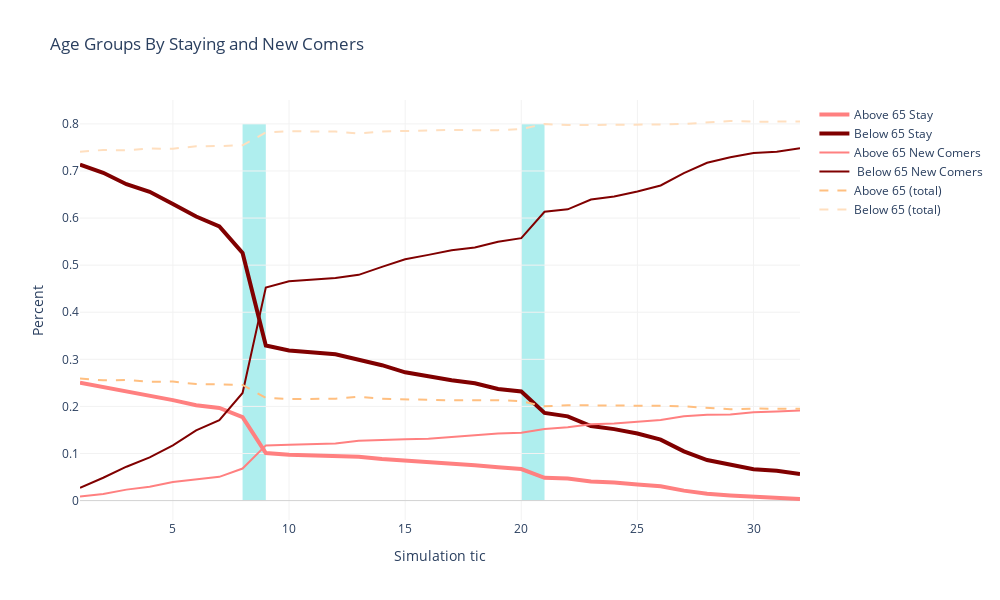

Notebook code cell kept with this figure:
### Code cell
#graph12[''rentStayCount','ownStayCount','rentNewCount','ownNewCount','ownCount','rentCount','TotalAgentsCount'']
fig = go.Figure()
for i in range(6):
    fig.add_trace(go.Scatter(
        x=graph13['tic'],
        y=graph13[percentList[i]],
        line=styleList[i],
        name=titlesList[i]
    ))



# fig.add_trace(go.Scatter(
#     x=graph12['tic'],
#     y=graph12['rentPercent'],
#     line=dict(dash='dash'),
#     name="Rent Average Percent"
# ))



fig.add_shape(type="rect",
    x0=8, y0=0,
    x1=9, y1=0.8,
    line=dict(
        color="LightSeaGreen",
        width=0,
    ),layer='below',
    fillcolor="PaleTurquoise",
)

fig.add_shape(type="rect",
    x0=20, y0=0,
    x1=21, y1=0.8,
    line=dict(
        color="LightSeaGreen",
        width=0,
    ),layer='below',
    fillcolor="PaleTurquoise",visible=True
)
fig.update_layout(width=1000,height=600, title='Age Groups By Staying and New Comers')
fig.update_yaxes(title='Percent',gridwidth=1, gridcolor=gridBG,zerolinewidth=1,zerolinecolor='lightgrey')
fig.update_xaxes(title='Simulation tic',gridwidth=1, gridcolor=gridBG,zerolinewidth=1,zerolinecolor='lightgrey')
fig.update_layout(showlegend=True,plot_bgcolor='rgba(0,0,0,0)')
fig.show()

### Figure 1 — Plotly figure (JSON) as saved in the notebook; plotly's stock layout.template omitted (floating-point values rounded to 4 significant figures)
{"data": [{"line": {"color": "hsv(0,50%,100%)", "width": 4}, "name": "Above 65 Stay", "type": "scatter", "x": [1, 2, 3, 4, 5, 6, 7, 8, 9, 10, 12, 13, 14, 15, 16, 17, 18, 19, 20, 21, 22, 23, 24, 25, 26, 27, 28, 29, 30, 31, 32], "y": [0.2505, 0.2414, 0.2328, 0.2231, 0.2133, 0.2024, 0.1966, 0.1774, 0.1009, 0.09714, 0.09508, 0.09319, 0.0882, 0.08491, 0.08293, 0.07798, 0.07509, 0.07071, 0.06702, 0.04839, 0.04673, 0.04058, 0.0386, 0.03425, 0.03022, 0.02113, 0.0144, 0.01097, 0.007969, 0.006347, 0.003383]}, {"line": {"color": "hsv(0,100%,50%)", "width": 4}, "name": "Below 65 Stay", "type": "scatter", "x": [1, 2, 3, 4, 5, 6, 7, 8, 9, 10, 12, 13, 14, 15, 16, 17, 18, 19, 20, 21, 22, 23, 24, 25, 26, 27, 28, 29, 30, 31, 32], "y": [0.7135, 0.6961, 0.672, 0.6559, 0.6299, 0.6032, 0.582, 0.526, 0.3293, 0.3187, 0.3108, 0.3001, 0.2876, 0.2724, 0.2639, 0.2555, 0.2491, 0.2371, 0.2316, 0.1863, 0.1789, 0.1582, 0.1517, 0.1426, 0.1295, 0.1045, 0.08603, 0.07682, 0.06662, 0.06315, 0.05658]}, {"line": {"color": "hsv(0,50%,100%)", "width": 2}, "name": "Above 65 New Comers", "type": "scatter", "x": [1, 2, 3, 4, 5, 6, 7, 8, 9, 10, 12, 13, 14, 15, 16, 17, 18, 19, 20, 21, 22, 23, 24, 25, 26, 27, 28, 29, 30, 31, 32], "y": [0.008715, 0.01401, 0.02328, 0.0292, 0.03943, 0.04509, 0.0504, 0.0681, 0.1172, 0.1184, 0.1213, 0.1272, 0.128, 0.1301, 0.1314, 0.135, 0.1383, 0.1426, 0.144, 0.1519, 0.1558, 0.1619, 0.1637, 0.167, 0.1711, 0.179, 0.1822, 0.1829, 0.1874, 0.1895, 0.1916]}, {"line": {"color": "hsv(0,100%,50%)", "width": 2}, "name": " Below 65 New Comers", "type": "scatter", "x": [1, 2, 3, 4, 5, 6, 7, 8, 9, 10, 12, 13, 14, 15, 16, 17, 18, 19, 20, 21, 22, 23, 24, 25, 26, 27, 28, 29, 30, 31, 32], "y": [0.02723, 0.04849, 0.07196, 0.09176, 0.1173, 0.1493, 0.1709, 0.2285, 0.4526, 0.4657, 0.4728, 0.4794, 0.4963, 0.5125, 0.5218, 0.5315, 0.5375, 0.5496, 0.5573, 0.6134, 0.6186, 0.6393, 0.646, 0.6562, 0.6692, 0.6953, 0.7173, 0.7293, 0.738, 0.741, 0.7485]}, {"line": {"color": "hsv(30,50%,100%)", "dash": "dash"}, "name": "Above 65 (total)", "type": "scatter", "x": [1, 2, 3, 4, 5, 6, 7, 8, 9, 10, 12, 13, 14, 15, 16, 17, 18, 19, 20, 21, 22, 23, 24, 25, 26, 27, 28, 29, 30, 31, 32], "y": [0.2593, 0.2554, 0.2561, 0.2523, 0.2528, 0.2475, 0.247, 0.2455, 0.2182, 0.2156, 0.2164, 0.2204, 0.2161, 0.215, 0.2143, 0.213, 0.2133, 0.2133, 0.2111, 0.2003, 0.2025, 0.2025, 0.2023, 0.2012, 0.2013, 0.2001, 0.1966, 0.1939, 0.1954, 0.1958, 0.195]}, {"line": {"color": "hsv(30,25%,100%)", "dash": "dash"}, "name": "Below 65 (total)", "type": "scatter", "x": [1, 2, 3, 4, 5, 6, 7, 8, 9, 10, 12, 13, 14, 15, 16, 17, 18, 19, 20, 21, 22, 23, 24, 25, 26, 27, 28, 29, 30, 31, 32], "y": [0.7407, 0.7446, 0.7439, 0.7477, 0.7472, 0.7525, 0.753, 0.7545, 0.7818, 0.7844, 0.7836, 0.7796, 0.7839, 0.785, 0.7857, 0.787, 0.7867, 0.7867, 0.7889, 0.7997, 0.7975, 0.7975, 0.7977, 0.7988, 0.7987, 0.7999, 0.8034, 0.8061, 0.8046, 0.8042, 0.805]}], "layout": {"height": 600, "plot_bgcolor": "rgba(0, 0, 0, 0)", "shapes": [{"fillcolor": "PaleTurquoise", "layer": "below", "line": {"color": "LightSeaGreen", "width": 0}, "type": "rect", "x0": 8, "x1": 9, "y0": 0, "y1": 0.8}, {"fillcolor": "PaleTurquoise", "layer": "below", "line": {"color": "LightSeaGreen", "width": 0}, "type": "rect", "visible": true, "x0": 20, "x1": 21, "y0": 0, "y1": 0.8}], "showlegend": true, "title": {"text": "Age Groups By Staying and New Comers"}, "width": 1000, "xaxis": {"autorange": true, "gridcolor": "#f2f2f2", "gridwidth": 1, "range": [1, 32], "title": {"text": "Simulation tic"}, "type": "linear", "zerolinecolor": "lightgrey", "zerolinewidth": 1}, "yaxis": {"autorange": true, "gridcolor": "#f2f2f2", "gridwidth": 1, "range": [-0.04121, 0.8507], "title": {"text": "Percent"}, "type": "linear", "zerolinecolor": "lightgrey", "zerolinewidth": 1}}}
